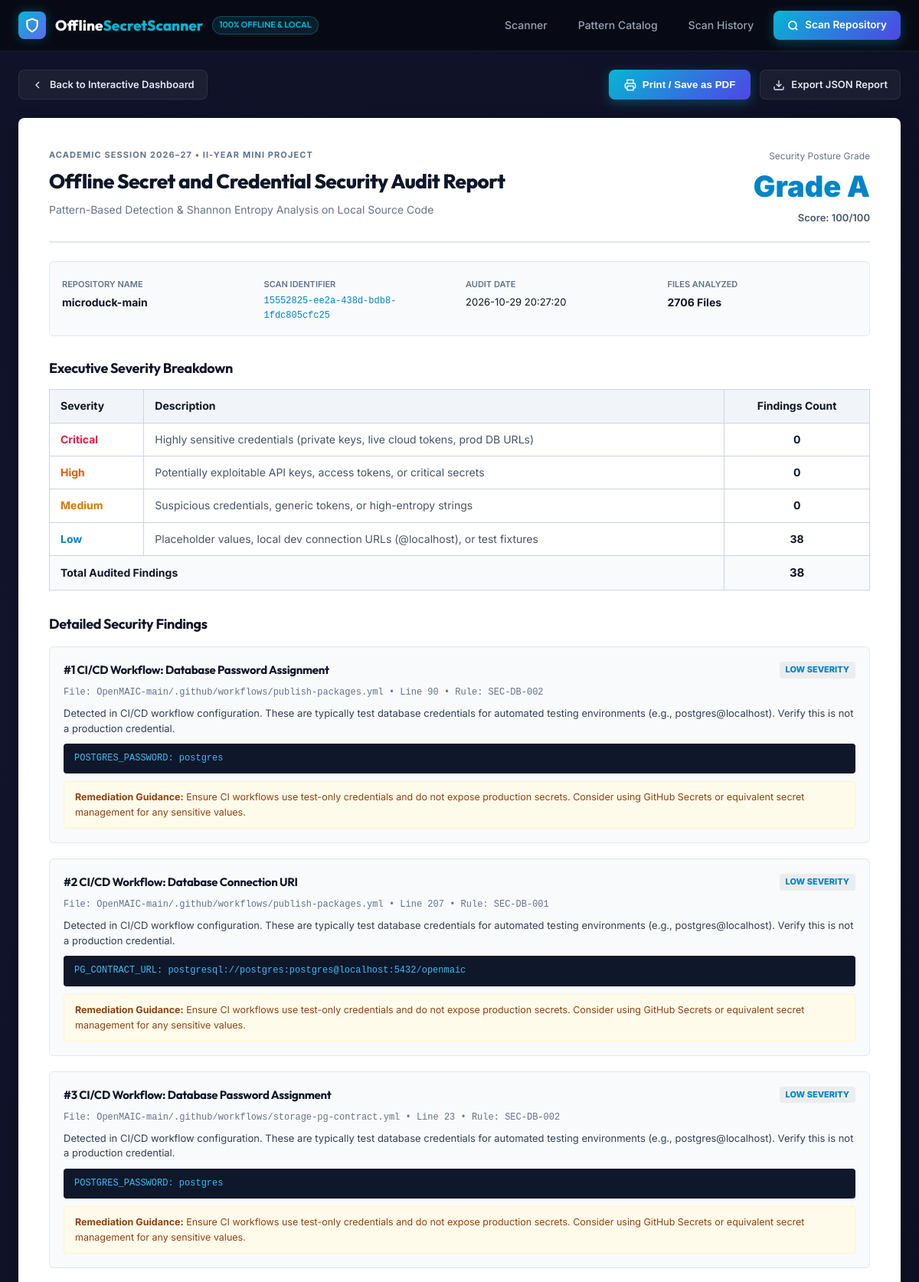
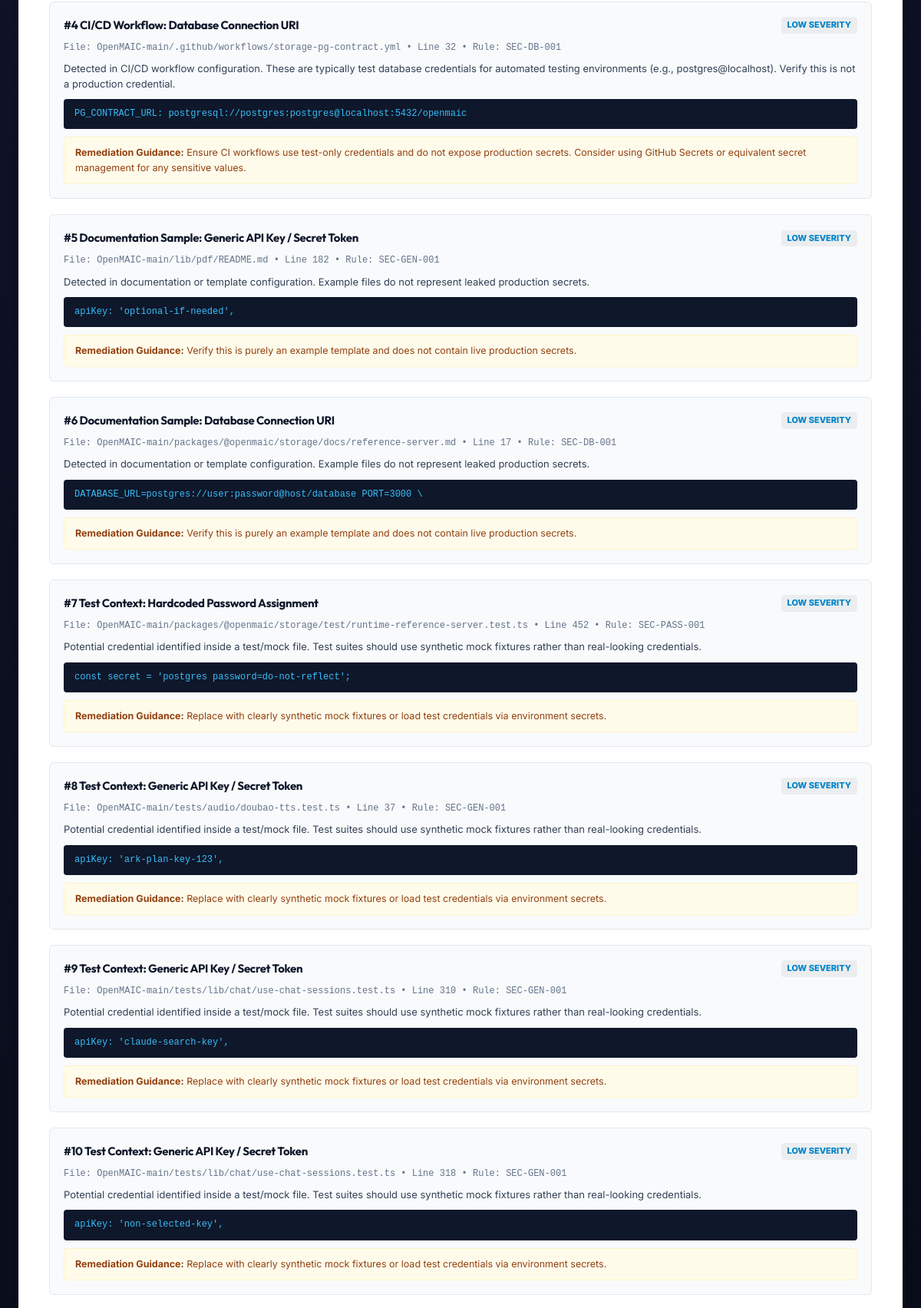
The page /report/15552825-ee2a-438d-bdb8-1fdc805cfc25 (upper part) on the database its author committed (2 pictures, top to bottom).
### tables this page shows
CREATE TABLE scans (
            id INTEGER PRIMARY KEY AUTOINCREMENT,
            scan_id TEXT UNIQUE NOT NULL,
            project_name TEXT NOT NULL,
            file_size INTEGER DEFAULT 0,
            total_files INTEGER DEFAULT 0,
            security_score INTEGER NOT NULL,
            rating_grade TEXT NOT NULL,
            critical_count INTEGER DEFAULT 0,
            high_count INTEGER DEFAULT 0,
            medium_count INTEGER DEFAULT 0,
            low_count INTEGER DEFAULT 0,
            total_findings INTEGER DEFAULT 0,
            categories_summary TEXT,
            created_at TIMESTAMP DEFAULT CURRENT_TIMESTAMP
        );

CREATE TABLE findings (
            id INTEGER PRIMARY KEY AUTOINCREMENT,
            scan_id TEXT NOT NULL,
            category TEXT NOT NULL,
            rule_id TEXT NOT NULL,
            title TEXT NOT NULL,
            severity TEXT NOT NULL,
            file_path TEXT NOT NULL,
            line_number INTEGER DEFAULT 0,
            code_snippet TEXT,
            description TEXT,
            remediation TEXT,
            cwe_id TEXT, secret_type TEXT DEFAULT 'Secret', detection_method TEXT DEFAULT 'Pattern Match', confidence TEXT DEFAULT 'High',
            FOREIGN KEY (scan_id) REFERENCES scans (scan_id) ON DELETE CASCADE
        );

### dashboard/app.py (the view)
@app.route("/report/<scan_id>")
def report(scan_id):
    scan_data = get_scan(scan_id)
    if not scan_data:
        flash("Audit report not found.", "danger")
        return redirect(url_for("index"))
    return render_template("report.html", scan=scan_data)

### database/db.py (called while the page is built)
def get_db_connection(db_path=None):
    if db_path is None:
        db_path = DEFAULT_DB_PATH
    os.makedirs(os.path.dirname(os.path.abspath(db_path)), exist_ok=True)
    conn = sqlite3.connect(db_path)
    conn.row_factory = sqlite3.Row
    return conn

def get_scan(scan_id, db_path=None):
    conn = get_db_connection(db_path)
    cursor = conn.cursor()
    cursor.execute("SELECT * FROM scans WHERE scan_id = ?", (scan_id,))
    scan_row = cursor.fetchone()
    if not scan_row:
        conn.close()
        return None
    scan = dict(scan_row)
    try:
        scan["categories_summary"] = json.loads(scan["categories_summary"] or "{}")
    except Exception:
        scan["categories_summary"] = {}
    cursor.execute("""
        SELECT * FROM findings WHERE scan_id = ?
        ORDER BY CASE severity
            WHEN 'Critical' THEN 1
            WHEN 'High' THEN 2
            WHEN 'Medium' THEN 3
            WHEN 'Low' THEN 4
            ELSE 5 END, id ASC
    """, (scan_id,))
    finding_rows = cursor.fetchall()
    scan["findings"] = [dict(f) for f in finding_rows]
    conn.close()
    return scan

### templates/report.html (shortened to what this page needs)
{% extends "base.html" %}
{% block content %}
<div class="container">
  <div class="no-print" style="display: flex; justify-content: space-between; align-items: center; margin: 24px 0 0;">
    <a href="{{ url_for('results', scan_id=scan.scan_id) }}" class="btn-outline">
      <svg width="16" height="16" viewBox="0 0 24 24" fill="none" stroke="currentColor" stroke-width="2">
        <polyline points="15 18 9 12 15 6"></polyline>
      </svg>
      Back to Interactive Dashboard
    </a>
    <div style="display: flex; gap: 12px;">
      <button onclick="window.print()" class="btn-primary">
        <svg width="16" height="16" viewBox="0 0 24 24" fill="none" stroke="currentColor" stroke-width="2">
          <polyline points="6 9 6 2 18 2 18 9"></polyline>
          <path d="M6 18H4a2 2 0 0 1-2-2v-5a2 2 0 0 1 2-2h16a2 2 0 0 1 2 2v5a2 2 0 0 1-2 2h-2"></path>
          <rect x="6" y="14" width="12" height="8"></rect>
        </svg>
        Print / Save as PDF
      </button>
      <a href="{{ url_for('export_json', scan_id=scan.scan_id) }}" class="btn-outline">
        <svg width="16" height="16" viewBox="0 0 24 24" fill="none" stroke="currentColor" stroke-width="2">
          <path d="M21 15v4a2 2 0 0 1-2 2H5a2 2 0 0 1-2-2v-4"></path>
          <polyline points="7 10 12 15 17 10"></polyline>
          <line x1="12" y1="15" x2="12" y2="3"></line>
        </svg>
        Export JSON Report
      </a>
    </div>
  </div>
  <div class="report-wrapper"
    style="background: #ffffff; color: #0f172a; padding: 40px; border-radius: 8px; margin: 24px 0 60px; box-shadow: 0 10px 25px rgba(0,0,0,0.3);">
    <div
      style="display: flex; justify-content: space-between; align-items: flex-start; border-bottom: 2px solid #e2e8f0; padding-bottom: 20px; margin-bottom: 24px;">
      <div>
        <div
          style="font-size: 11px; font-weight: 700; color: #64748b; text-transform: uppercase; letter-spacing: 0.1em; margin-bottom: 4px;">
          Academic Session 2026–27 • II-Year Mini Project
        </div>
        <h1 style="font-size: 26px; font-weight: 800; color: #0f172a; margin: 0 0 6px;">Offline Secret and Credential
          Security Audit Report</h1>
        <p style="color: #64748b; font-size: 14px; margin: 0;">Pattern-Based Detection &amp; Shannon Entropy Analysis on
          Local Source Code</p>
      </div>
      <div style="text-align: right;">
        <div style="font-size: 12px; color: #64748b;">Security Posture Grade</div>
        <div style="font-size: 38px; font-weight: 900; color: #0284c7;">Grade {{ scan.rating_grade }}</div>
        <div style="font-size: 13px; font-weight: 600; color: #475569;">Score: {{ scan.security_score }}/100</div>
      </div>
    </div>
    <div
      style="display: grid; grid-template-columns: repeat(4, 1fr); gap: 16px; background: #f8fafc; padding: 16px; border-radius: 6px; border: 1px solid #e2e8f0; margin-bottom: 28px;">
      <div>
        <span style="font-size: 11px; font-weight: 600; color: #64748b; text-transform: uppercase;">Repository
          Name</span>
        <div style="font-size: 14px; font-weight: 700; color: #0f172a; margin-top: 2px;">{{ scan.project_name }}</div>
      </div>
      <div>
        <span style="font-size: 11px; font-weight: 600; color: #64748b; text-transform: uppercase;">Scan
          Identifier</span>
        <div style="font-size: 12px; font-family: monospace; color: #0284c7; margin-top: 2px;">{{ scan.scan_id }}</div>
      </div>
      <div>
        <span style="font-size: 11px; font-weight: 600; color: #64748b; text-transform: uppercase;">Audit Date</span>
        <div style="font-size: 13px; color: #0f172a; margin-top: 2px;">{{ scan.created_at }}</div>
      </div>
      <div>
        <span style="font-size: 11px; font-weight: 600; color: #64748b; text-transform: uppercase;">Files
          Analyzed</span>
        <div style="font-size: 14px; font-weight: 700; color: #0f172a; margin-top: 2px;">{{ scan.total_files }} Files
        </div>
      </div>
    </div>
    <h2 style="font-size: 18px; font-weight: 700; color: #0f172a; margin-bottom: 12px;">Executive Severity Breakdown
    </h2>
    <table style="width: 100%; border-collapse: collapse; margin-bottom: 30px; font-size: 14px;">
      <thead>
        <tr style="background: #f1f5f9; text-align: left;">
          <th style="padding: 10px 14px; border: 1px solid #cbd5e1;">Severity</th>
          <th style="padding: 10px 14px; border: 1px solid #cbd5e1;">Description</th>
          <th style="padding: 10px 14px; border: 1px solid #cbd5e1; text-align: center;">Findings Count</th>
        </tr>
      </thead>
      <tbody>
        <tr>
          <td style="padding: 10px 14px; border: 1px solid #cbd5e1; font-weight: 700; color: #e11d48;">Critical</td>
          <td style="padding: 10px 14px; border: 1px solid #cbd5e1; color: #475569;">Highly sensitive credentials
            (private keys, live cloud tokens, prod DB URLs)</td>
          <td style="padding: 10px 14px; border: 1px solid #cbd5e1; text-align: center; font-weight: 700;">{{
            scan.critical_count }}</td>
        </tr>
        <tr>
          <td style="padding: 10px 14px; border: 1px solid #cbd5e1; font-weight: 700; color: #ea580c;">High</td>
          <td style="padding: 10px 14px; border: 1px solid #cbd5e1; color: #475569;">Potentially exploitable API keys,
            access tokens, or critical secrets</td>
          <td style="padding: 10px 14px; border: 1px solid #cbd5e1; text-align: center; font-weight: 700;">{{
            scan.high_count }}</td>
        </tr>
        <tr>
          <td style="padding: 10px 14px; border: 1px solid #cbd5e1; font-weight: 700; color: #d97706;">Medium</td>
          <td style="padding: 10px 14px; border: 1px solid #cbd5e1; color: #475569;">Suspicious credentials, generic
            tokens, or high-entropy strings</td>
          <td style="padding: 10px 14px; border: 1px solid #cbd5e1; text-align: center; font-weight: 700;">{{
            scan.medium_count }}</td>
        </tr>
        <tr>
          <td style="padding: 10px 14px; border: 1px solid #cbd5e1; font-weight: 700; color: #0284c7;">Low</td>
          <td style="padding: 10px 14px; border: 1px solid #cbd5e1; color: #475569;">Placeholder values, local dev
            connection URLs (@localhost), or test fixtures</td>
          <td style="padding: 10px 14px; border: 1px solid #cbd5e1; text-align: center; font-weight: 700;">{{
            scan.low_count }}</td>
        </tr>
        <tr style="background: #f8fafc; font-weight: 700;">
          <td style="padding: 10px 14px; border: 1px solid #cbd5e1;" colspan="2">Total Audited Findings</td>
          <td
            style="padding: 10px 14px; border: 1px solid #cbd5e1; text-align: center; font-size: 15px; color: #0f172a;">
            {{ scan.total_findings }}</td>
        </tr>
      </tbody>
    </table>
    <h2 style="font-size: 18px; font-weight: 700; color: #0f172a; margin-bottom: 14px;">Detailed Security Findings</h2>
    {% if scan.findings %}
    <div style="display: flex; flex-direction: column; gap: 20px;">
      {% for f in scan.findings %}
      <div style="background: #f8fafc; border: 1px solid #e2e8f0; border-radius: 6px; padding: 18px;">
        <div style="display: flex; justify-content: space-between; align-items: center; margin-bottom: 8px;">
          <h3 style="font-size: 15px; font-weight: 700; color: #0f172a; margin: 0;">#{{ loop.index }} {{ f.title }}</h3>
          {% set sev_color = '#0284c7' %}
          {% if f.severity == 'Critical' %}{% set sev_color = '#e11d48' %}
          {% elif f.severity == 'High' %}{% set sev_color = '#ea580c' %}
          {% elif f.severity == 'Medium' %}{% set sev_color = '#d97706' %}{% endif %}
          <span
            style="font-weight: 800; font-size: 11px; text-transform: uppercase; padding: 2px 8px; border-radius: 4px; color: {{ sev_color }}; background: rgba(0,0,0,0.05);">
            {{ f.severity }} Severity
          </span>
        </div>
        <div style="font-size: 12px; color: #64748b; font-family: monospace; margin-bottom: 8px;">
          File: {{ f.file_path }} &bull; Line {{ f.line_number }} &bull; Rule: {{ f.rule_id }}
        </div>
        <p style="font-size: 13px; color: #334155; line-height: 1.5; margin-bottom: 10px;">{{ f.description }}</p>
        {% if f.code_snippet %}
        <div
          style="background: #0f172a; color: #38bdf8; padding: 10px 14px; border-radius: 4px; font-family: monospace; font-size: 12px; margin-bottom: 10px; overflow-x: auto;">
          <code>{{ f.code_snippet }}</code>
        </div>
        {% endif %}
        {% if f.remediation %}
        <div
          style="background: #fffbeb; border: 1px solid #fef3c7; padding: 10px 14px; border-radius: 4px; font-size: 12.5px; color: #92400e;">
          <strong>Remediation Guidance:</strong> {{ f.remediation }}
        </div>
        {% endif %}
      </div>
      {% endfor %}
    </div>
    {% else %}
    <div style="padding: 30px; text-align: center; color: #64748b; background: #f8fafc; border-radius: 6px;">
      No exposed secrets or credentials detected in this repository.
    </div>
    {% endif %}
  </div>
</div>
{% endblock %}

### static/css/style.css (style rules this page uses)
:root { --bg-primary: #070a13; --bg-secondary: #0d1322; --bg-tertiary: #131b2e; --bg-card: rgba(15, 23, 42, 0.8); --bg-card-hover: rgba(22, 33, 58, 0.9); --border-color: rgba(255, 255, 255, 0.08); --border-glow: rgba(6, 182, 212, 0.35); --accent-cyan: #06b6d4; --accent-cyan-glow: rgba(6, 182, 212, 0.3); --accent-indigo: #6366f1; --accent-indigo-glow: rgba(99, 102, 241, 0.3); --accent-emerald: #10b981; --accent-amber: #f59e0b; --accent-orange: #fb923c; --accent-rose: #f43f5e; --accent-purple: #a855f7; --sev-critical: #ef4444; --sev-critical-bg: rgba(239, 68, 68, 0.14); --sev-critical-border: rgba(239, 68, 68, 0.4); --sev-critical-glow: rgba(239, 68, 68, 0.3); --sev-high: #f97316; --sev-high-bg: rgba(249, 115, 22, 0.14); --sev-high-border: rgba(249, 115, 22, 0.4); --sev-medium: #eab308; --sev-medium-bg: rgba(234, 179, 8, 0.14); --sev-medium-border: rgba(234, 179, 8, 0.4); --sev-low: #38bdf8; --sev-low-bg: rgba(56, 189, 248, 0.14); --sev-low-border: rgba(56, 189, 248, 0.4); --font-main: 'Outfit', -apple-system, BlinkMacSystemFont, 'Segoe UI', Roboto, sans-serif; --font-body: 'Inter', -apple-system, BlinkMacSystemFont, sans-serif; --font-mono: 'JetBrains Mono', monospace; --text-primary: #f8fafc; --text-secondary: #94a3b8; --text-muted: #64748b; --text-light: #e2e8f0; --shadow-sm: 0 2px 8px rgba(0, 0, 0, 0.4); --shadow-md: 0 6px 20px rgba(0, 0, 0, 0.5); --shadow-lg: 0 12px 35px rgba(0, 0, 0, 0.7); --shadow-glow: 0 0 25px var(--accent-cyan-glow); --radius-sm: 8px; --radius-md: 14px; --radius-lg: 20px; --radius-full: 9999px; --transition: all 0.2s cubic-bezier(0.4, 0, 0.2, 1); }
*, *::before, *::after { box-sizing: border-box; margin: 0; padding: 0; }
html, body { min-height: 100vh; background-color: var(--bg-primary); color: var(--text-primary); font-family: var(--font-body); font-size: 15px; line-height: 1.6; overflow-x: hidden; background-image: radial-gradient(circle at 10% 10%, rgba(99, 102, 241, 0.12) 0%, transparent 45%), radial-gradient(circle at 90% 90%, rgba(6, 182, 212, 0.12) 0%, transparent 45%); background-attachment: fixed; }
h1, h2, h3, h4, h5, h6 { font-family: var(--font-main); color: var(--text-primary); font-weight: 700; letter-spacing: -0.02em; }
a { color: var(--accent-cyan); text-decoration: none; transition: var(--transition); }
.container { max-width: 1280px; margin: 0 auto; padding: 0 24px; }
.btn-primary { display: inline-flex; align-items: center; justify-content: center; gap: 8px; background: linear-gradient(135deg, #06b6d4, #4f46e5); color: #ffffff; padding: 9px 20px; border-radius: var(--radius-sm); font-weight: 600; border: none; cursor: pointer; box-shadow: 0 4px 15px rgba(6, 182, 212, 0.3); transition: var(--transition); text-decoration: none; }
.btn-outline { display: inline-flex; align-items: center; justify-content: center; gap: 8px; background: rgba(255, 255, 255, 0.05); color: var(--text-light); padding: 8px 16px; border-radius: var(--radius-sm); font-weight: 600; border: 1px solid var(--border-color); cursor: pointer; transition: var(--transition); font-size: 13px; text-decoration: none; }

### rows shown on the page
scans: rating_grade "A", security_score "100", project_name "microduck-main", scan_id "15552825-ee2a-438d-bdb8-1fdc805cfc25", created_at "2026-10-29 20:27:20", total_files "2706", critical_count "0", high_count "0", medium_count "0", low_count "38", total_findings "38"
findings: title "CI/CD Workflow: Database Password Assignment", severity "LOW", file_path "OpenMAIC-main/.github/workflows/publish-packages.yml", line_number "90", rule_id "SEC-DB-002", description "Detected in CI/CD workflow configuration. These are typically test database credentials for automated testing environments (e.g., postgres@localhost). Verify this is not a production credential.", code_snippet "POSTGRES_PASSWORD: postgres", remediation "Ensure CI workflows use test-only credentials and do not expose production secrets. Consider using GitHub Secrets or equivalent secret management for any sensitive values."
findings: title "CI/CD Workflow: Database Connection URI", severity "LOW", file_path "OpenMAIC-main/.github/workflows/publish-packages.yml", line_number "207", rule_id "SEC-DB-001", description "Detected in CI/CD workflow configuration. These are typically test database credentials for automated testing environments (e.g., postgres@localhost). Verify this is not a production credential.", code_snippet "PG_CONTRACT_URL: postgresql://postgres:postgres@localhost:5432/openmaic", remediation "Ensure CI workflows use test-only credentials and do not expose production secrets. Consider using GitHub Secrets or equivalent secret management for any sensitive values."
findings: title "CI/CD Workflow: Database Password Assignment", severity "LOW", file_path "OpenMAIC-main/.github/workflows/storage-pg-contract.yml", line_number "23", rule_id "SEC-DB-002", description "Detected in CI/CD workflow configuration. These are typically test database credentials for automated testing environments (e.g., postgres@localhost). Verify this is not a production credential.", code_snippet "POSTGRES_PASSWORD: postgres", remediation "Ensure CI workflows use test-only credentials and do not expose production secrets. Consider using GitHub Secrets or equivalent secret management for any sensitive values."
findings: title "CI/CD Workflow: Database Connection URI", severity "LOW", file_path "OpenMAIC-main/.github/workflows/storage-pg-contract.yml", line_number "32", rule_id "SEC-DB-001", description "Detected in CI/CD workflow configuration. These are typically test database credentials for automated testing environments (e.g., postgres@localhost). Verify this is not a production credential.", code_snippet "PG_CONTRACT_URL: postgresql://postgres:postgres@localhost:5432/openmaic", remediation "Ensure CI workflows use test-only credentials and do not expose production secrets. Consider using GitHub Secrets or equivalent secret management for any sensitive values."
findings: title "Documentation Sample: Generic API Key / Secret Token", severity "LOW", file_path "OpenMAIC-main/lib/pdf/README.md", line_number "182", rule_id "SEC-GEN-001", description "Detected in documentation or template configuration. Example files do not represent leaked production secrets.", code_snippet "apiKey: 'optional-if-needed',", remediation "Verify this is purely an example template and does not contain live production secrets."
findings: title "Documentation Sample: Database Connection URI", severity "LOW", file_path "OpenMAIC-main/packages/@openmaic/storage/docs/reference-server.md", line_number "17", rule_id "SEC-DB-001", description "Detected in documentation or template configuration. Example files do not represent leaked production secrets.", code_snippet "DATABASE_URL=postgres://user:password@host/database PORT=3000 \\", remediation "Verify this is purely an example template and does not contain live production secrets."
findings: title "Test Context: Hardcoded Password Assignment", severity "LOW", file_path "OpenMAIC-main/packages/@openmaic/storage/test/runtime-reference-server.test.ts", line_number "452", rule_id "SEC-PASS-001", description "Potential credential identified inside a test/mock file. Test suites should use synthetic mock fixtures rather than real-looking credentials.", code_snippet "const secret = 'postgres password=do-not-reflect';", remediation "Replace with clearly synthetic mock fixtures or load test credentials via environment secrets."
findings: title "Test Context: Generic API Key / Secret Token", severity "LOW", file_path "OpenMAIC-main/tests/audio/doubao-tts.test.ts", line_number "37", rule_id "SEC-GEN-001", description "Potential credential identified inside a test/mock file. Test suites should use synthetic mock fixtures rather than real-looking credentials.", code_snippet "apiKey: 'ark-plan-key-123',", remediation "Replace with clearly synthetic mock fixtures or load test credentials via environment secrets."
findings: title "Test Context: Generic API Key / Secret Token", severity "LOW", file_path "OpenMAIC-main/tests/lib/chat/use-chat-sessions.test.ts", line_number "310", rule_id "SEC-GEN-001", description "Potential credential identified inside a test/mock file. Test suites should use synthetic mock fixtures rather than real-looking credentials.", code_snippet "apiKey: 'claude-search-key',", remediation "Replace with clearly synthetic mock fixtures or load test credentials via environment secrets."
findings: title "Test Context: Generic API Key / Secret Token", severity "LOW", file_path "OpenMAIC-main/tests/lib/chat/use-chat-sessions.test.ts", line_number "318", rule_id "SEC-GEN-001", description "Potential credential identified inside a test/mock file. Test suites should use synthetic mock fixtures rather than real-looking credentials.", code_snippet "apiKey: 'non-selected-key',", remediation "Replace with clearly synthetic mock fixtures or load test credentials via environment secrets."
